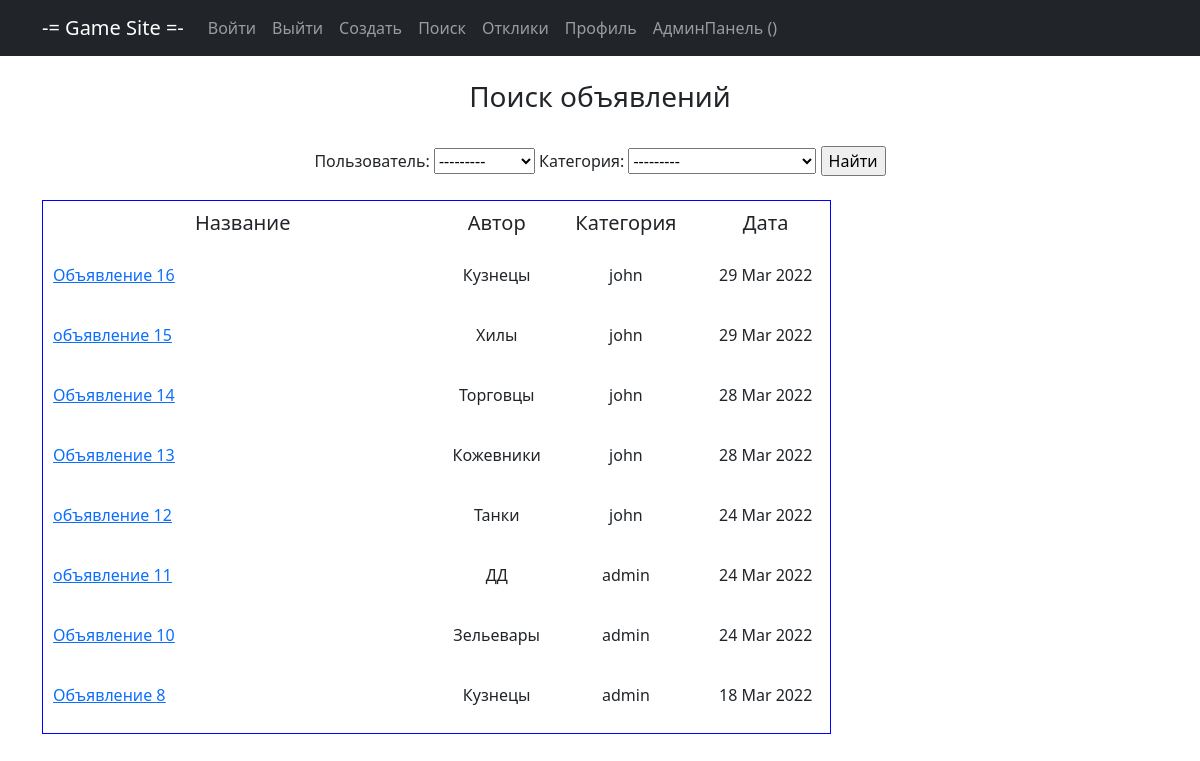
The app's page /search/ with its own data.
### main/models.py (models this page shows, shortened)
class Note(models.Model):
    title = models.CharField(max_length=128, verbose_name='Название')
    content = RichTextUploadingField(verbose_name='Контент')
    datetime = models.DateTimeField(auto_now_add=True, verbose_name='Дата создания')
    user = models.ForeignKey(User, blank=True, null=True, on_delete=models.CASCADE, verbose_name='Пользователь')
    category = models.ForeignKey(Category, on_delete=models.CASCADE, verbose_name='Категория')

class Category(models.Model):
    name = models.CharField(max_length=64, unique=True, verbose_name='Название')
    def __str__(self):
        return f'{self.name}'

### main/views.py (the view)
# urls.py: path('search/', NoteSearch.as_view(), name='search'),
class NoteSearch(ListView):
    model = Note
    template_name = 'note_search.html'
    context_object_name = 'note'
    ordering = ['-datetime']
    def get_context_data(self, **kwargs):
        context = super().get_context_data(**kwargs)
        context['filter'] = NoteFilter(self.request.GET, queryset=self.get_queryset())
        return context

### templates/note_search.html (shortened to what this page needs)
{% extends 'static/default.html' %}
{% block content %}
<br><h3>Поиск объявлений</h3>
<br><form method="GET">
    {{ filter.form }}
    <input type="submit" value="Найти">
</form><br>
<table cellspacing="5" cellpadding="10" border="1"
       style=" border-spacing : 10px; border-color : blue; border-style: solid;" bgcolor="FFFFFF">
    <tr>
        <td width="400">
            <h5>Название</h5>
        </td>
        <td width="100">
            <h5>Автор</h5>
        </td>
        <td width="150">
            <h5>Категория</h5>
        </td>
        <td width="130">
            <h5>Дата</h5>
        </td>
    </tr>
    {% for note in filter.qs %}
    <tr>
        <td>
            <p align="left"><a href="{% url 'detail' note.id %}"><u>{{ note.title | truncatechars:60 }}</u></a></p>
        </td>
        <td>
            <p align="center">{{ note.category }}</p>
        </td>
        <td>
            <p align="center">{{ note.user }}</p>
        </td>
        <td>
            <p align="center">{{ note.datetime | date:"d M Y" }}</p>
        </td>
    </tr>
    {% endfor %}
</table>
<br>
{% endblock content %}

### records on screen
Note: title "Объявление 16", category "Кузнецы", user "john", datetime "29 Mar 2022"
Note: title "объявление 15", category "Хилы", user "john", datetime "29 Mar 2022"
Note: title "Объявление 14", category "Торговцы", user "john", datetime "28 Mar 2022"
Note: title "Объявление 13", category "Кожевники", user "john", datetime "28 Mar 2022"
Note: title "объявление 12", category "Танки", user "john", datetime "24 Mar 2022"
Note: title "объявление 11", category "ДД", user "admin", datetime "24 Mar 2022"
Note: title "Объявление 10", category "Зельевары", user "admin", datetime "24 Mar 2022"
Note: title "Объявление 8", category "Кузнецы", user "admin", datetime "18 Mar 2022"
